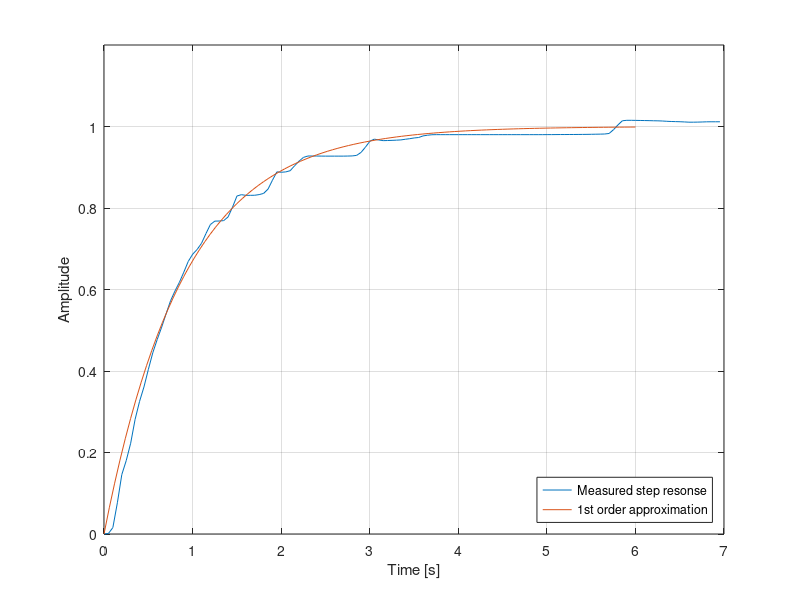
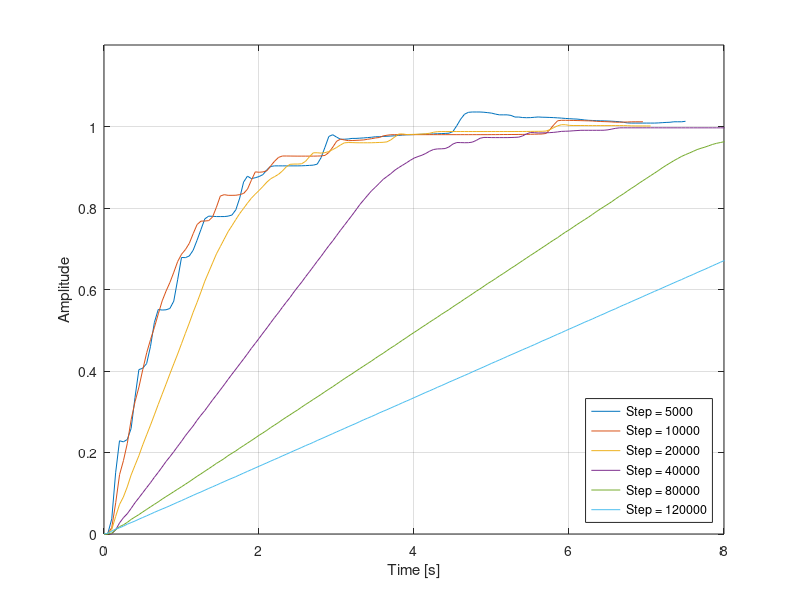

The MATLAB script that drew these images, in order:
clear
clc

k =1;
%A1 tau =0.95
%A2 tau = 0.901
%A3 tau = 1.301
%A4 tau = 2.601
%A5 tau = 5.102
%A6 tau = 7.553

tau= .901;
s = tf('s');
G = k/(tau*s+1)
[B, t] = step(G);

A1=load('step5000.txt');
A2=load('step10000.txt');
A3=load('step20000.txt');
A4=load('step40000.txt');
A5=load('step80000.txt');
A6=load('step120000.txt');

figure(1)
plot((A2(:,2)-A2(1,2))/1000,A2(:,1)/10000)
hold on
plot(t,B)
xlabel('Time [s]') 
ylabel('Amplitude') 
grid on
xlim([0 7])
ylim([0 1.2])
legend({'Measured step resonse','1st order approximation'},'Location','southeast')
hold off
%%
figure(2)
plot((A1(:,2)-A1(1,2))/1000,A1(:,1)/5000)
hold on
plot((A2(:,2)-A2(1,2))/1000,A2(:,1)/10000)
plot((A3(:,2)-A3(1,2))/1000,A3(:,1)/20000)
plot((A4(:,2)-A4(1,2))/1000,A4(:,1)/40000)
plot((A5(:,2)-A5(1,2))/1000,A5(:,1)/80000)
plot((A6(:,2)-A6(1,2))/1000,A6(:,1)/120000)
xlabel('Time [s]') 
ylabel('Amplitude') 
grid on
xlim([0 8])
ylim([0 1.2])
legend({'Step = 5000','Step = 10000', 'Step = 20000', 'Step = 40000', 'Step = 80000', 'Step = 120000'},'Location','southeast')
hold off